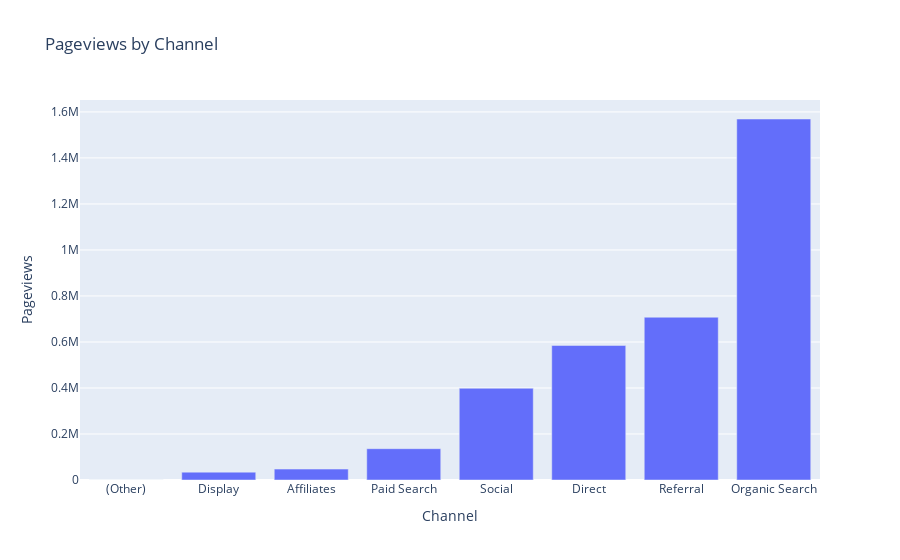

The notebook cell saved with this chart:
### Markdown cell above
***Pageviews by Channel***

### Code cell
#Calculate total pageviews by channel
query = """
            SELECT 
                channelGrouping as channel_grouping, 
                SUM(totals.pageviews) as total_pageviews 
            FROM `bigquery-public-data.google_analytics_sample.ga_sessions_*`
            WHERE _TABLE_SUFFIX BETWEEN '20160801' AND '20170801'
            GROUP BY channelGrouping
            ORDER BY total_pageviews"""

df = client.query(query).result().to_dataframe()

#Define the plot
fig = px.bar(df, x = 'channel_grouping', y = 'total_pageviews', title = "Pageviews by Channel")

#add axis labels
fig.update_xaxes(title_text = 'Channel')
fig.update_yaxes(title_text = 'Pageviews')

fig.show()

### Figure 1 — Plotly figure (JSON) as saved in the notebook; plotly's stock layout.template omitted (floating-point values rounded to 4 significant figures)
{"data": [{"alignmentgroup": "True", "hovertemplate": "channel_grouping=%{x}<br>total_pageviews=%{y}<extra></extra>", "legendgroup": "", "marker": {"color": "#636efa", "pattern": {"shape": ""}}, "name": "", "offsetgroup": "", "orientation": "v", "showlegend": false, "textposition": "auto", "x": ["(Other)", "Display", "Affiliates", "Paid Search", "Social", "Direct", "Referral", "Organic Search"], "xaxis": "x", "y": [442, 34202, 47417, 136060, 398690, 584840, 707597, 1569218], "yaxis": "y", "type": "bar"}], "layout": {"xaxis": {"anchor": "y", "domain": [0, 1], "title": {"text": "Channel"}, "type": "category", "range": [-0.5, 7.5], "autorange": true}, "yaxis": {"anchor": "x", "domain": [0, 1], "title": {"text": "Pageviews"}, "type": "linear", "range": [0, 1652000.0], "autorange": true}, "legend": {"tracegroupgap": 0}, "title": {"text": "Pageviews by Channel"}, "barmode": "relative", "autosize": true}}
